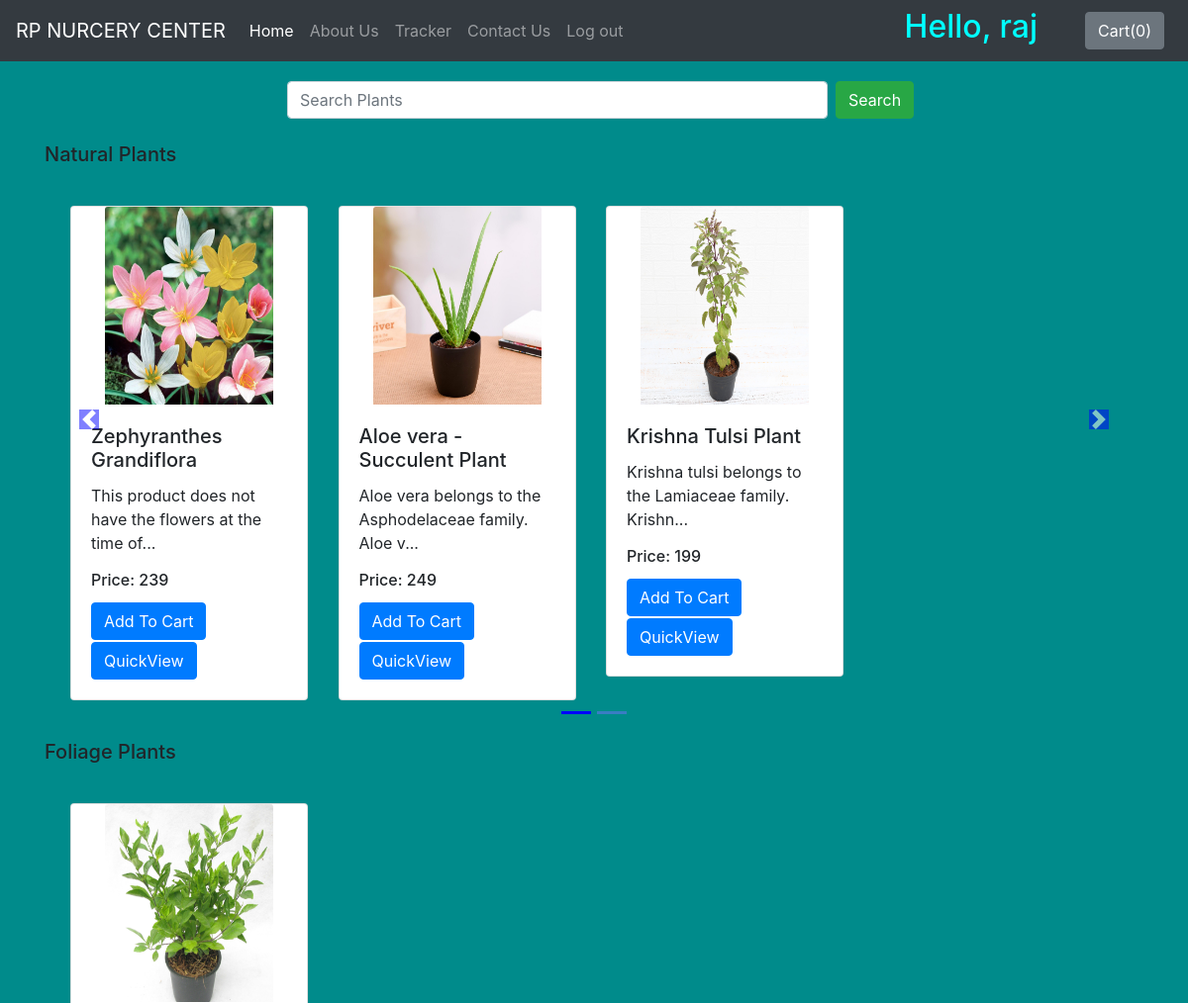
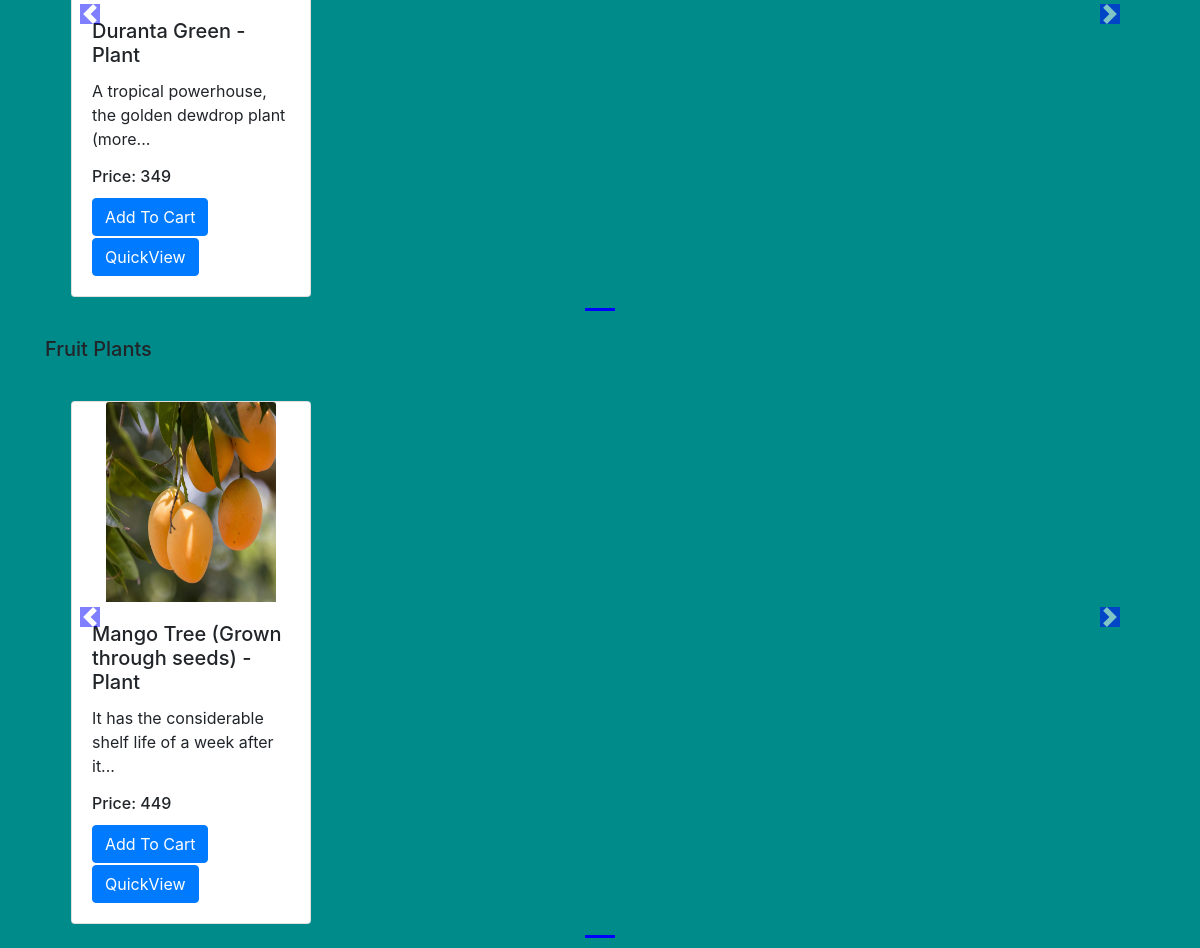
/shop/ (signed in), run on the app's committed database (2 pictures, top to bottom).
### shop/models.py (models this page shows, shortened)
class Product(models.Model):
    product_id = models.AutoField
    product_name = models.CharField(max_length=50)
    category = models.CharField(max_length=50, default="")
    price = models.IntegerField(default=0)
    desc = models.CharField(max_length=300)
    pub_date = models.DateField()
    image = models.ImageField(upload_to='shop/images', default="")

### shop/views.py (the view)
# urls.py: path('', views.index)
def index(request):
    allProds = []
    catprods = Product.objects.values('category', 'id')
    cats = {item['category'] for item in catprods}
    for cat in cats:
        prod = Product.objects.filter(category=cat)
        n = len(prod)
        nSlides = n // 4 + ceil((n / 4) - (n // 4))
        allProds.append([prod, range(1, nSlides), nSlides])
    params = {'allProds':allProds}
    return render(request, 'shop/index.html', params)

### shop/templates/shop/index.html (shortened to what this page needs)
{% extends 'shop/basic.html' %}
{% block body %}<div style="margin-left: 290px;padding-top: 20px;">
<form method='get' action='/shop/search/' class="form-inline my-2 my-lg-0">
      <input class="form-control mr-sm-2" type="search" placeholder="Search Plants" aria-label="Search" name="search" id="search" style="width: 60%;">
      <button class="btn btn-success my-2 my-sm-0" type="submit">Search</button>
    </form>
    </div>
{% load static %}
<div class="container">
    {% for product, range, nSlides in allProds %}
    <h5 class="my-4">{{product.0.category}} </h5>
    <div class="row">
        <div id="demo{{forloop.counter}}" class="col carousel slide my-3" data-ride="carousel">
            <ul class="carousel-indicators">
                <li data-target="#demo{{forloop.counter}}" data-slide-to="0" class="active"></li>
                {% for i in range %}
                <li data-target="#demo{{forloop.parentloop.counter}}" data-slide-to="{{i}}"></li>
                {% endfor %}
            </ul>
            <div class="container carousel-inner no-padding">
                <div class="carousel-item active">
                    {% for i in product %}
                    <div class="col-xs-3 col-sm-3 col-md-3">
                        <div class="card align-items-center" style="height:fit-content;width:fit-content;">
                            <img src='/media/{{i.image}}' class="card-img-top" alt="...">
                            <div class="card-body">
                                <h5 class="card-title" id="namepr{{i.id}}">{{i.product_name}}</h5>
                                <p class="card-text">{{i.desc|slice:"0:53"}}...</p>
                                <h6 class="card-title" >Price: <span id="pricepr{{i.id}}">{{i.price}}</span></h6>
                                <span id="divpr{{i.id}}" class="divpr">
                                    <button id="pr{{i.id}}" class="btn btn-primary cart">Add To Cart</button>
                                </span>
                                <a href="/shop/products/{{i.id}}"><button id="qv{{i.id}}" class="btn btn-primary cart" style="margin-top: 2px;">QuickView</button></a>
                            </div>
                        </div>
                    </div>
                    {% if forloop.counter|divisibleby:3 and forloop.counter > 0 and not forloop.last %}
                </div>
                <div class="carousel-item">
                    {% endif %}
                    {% endfor %}
                </div>
            </div>
        </div>
        <a class="carousel-control-prev" href="#demo{{forloop.counter}}" data-slide="prev">
            <span class="carousel-control-prev-icon"></span>
        </a>
        <a class="carousel-control-next" href="#demo{{forloop.counter}}" data-slide="next">
            <span class="carousel-control-next-icon"></span>
        </a>
    </div>
    {% endfor %}
</div>
{% endblock %}

### shop/templates/shop/basic.html (shortened to what this page needs)
<!doctype html>
<html lang="en">
  <head>
    <link rel="stylesheet" href="https://stackpath.bootstrapcdn.com/bootstrap/4.2.1/css/bootstrap.min.css">
  </head>
  <body style="background-color: darkcyan;">
    <nav class="navbar navbar-expand-lg navbar-dark bg-dark fixed-nav-bar">
  <a class="navbar-brand" href="/shop">RP NURCERY CENTER</a>
  <div class="collapse navbar-collapse" id="navbarSupportedContent">
    <ul class="navbar-nav mr-auto">
      <li class="nav-item active">
        <a class="nav-link" href="/shop">Home <span class="sr-only">(current)</span></a>
      </li>
      <li class="nav-item">
        <a class="nav-link" href="/shop/about">About Us</a>
      </li>
      <li class="nav-item">
        <a class="nav-link" href="/shop/tracker">Tracker</a>
      </li>
       <li class="nav-item">
        <a class="nav-link" href="/shop/contact">Contact Us</a>
      </li>
      <li class="nav-item">
        <a class="nav-link" href="/shop/logout">Log out</a>
      </li>
    </ul>
    <h2 style="color: aqua;margin-right: 40px;">Hello,<span id="username"> {{request.user}}</span></h2>
    <button type="button" class="btn btn-secondary mx-2" id="popcart" data-container="body" data-toggle="popover" data-placement="bottom" data-html="true" data-content="Vivamus
sagittis lacus vel augue laoreet rutrum faucibus.">
  Cart(<span id="cart">0</span>)
</button>
  </div>
</nav>
  {% block body %} {% endblock %}
  </body>
</html>

### data on the page
Product: category "Natural Plants", image (picture), product_name "Zephyranthes Grandiflora", desc "This product does not have the flowers at the time of", price "239"
Product: image (picture), product_name "Aloe vera - Succulent Plant", desc "Aloe vera belongs to the Asphodelaceae family. Aloe v", price "249"
Product: image (picture), product_name "Krishna Tulsi Plant", desc "Krishna tulsi belongs to the Lamiaceae family. Krishn", price "199"
Product: category "Foliage Plants", image (picture), product_name "Duranta Green - Plant", desc "A tropical powerhouse, the golden dewdrop plant (more", price "349"
Product: category "Fruit Plants", image (picture), product_name "Mango Tree (Grown through seeds) - Plant", desc "It has the considerable shelf life of a week after it", price "449"

### other printed values
{{ request.user }} "raj"
